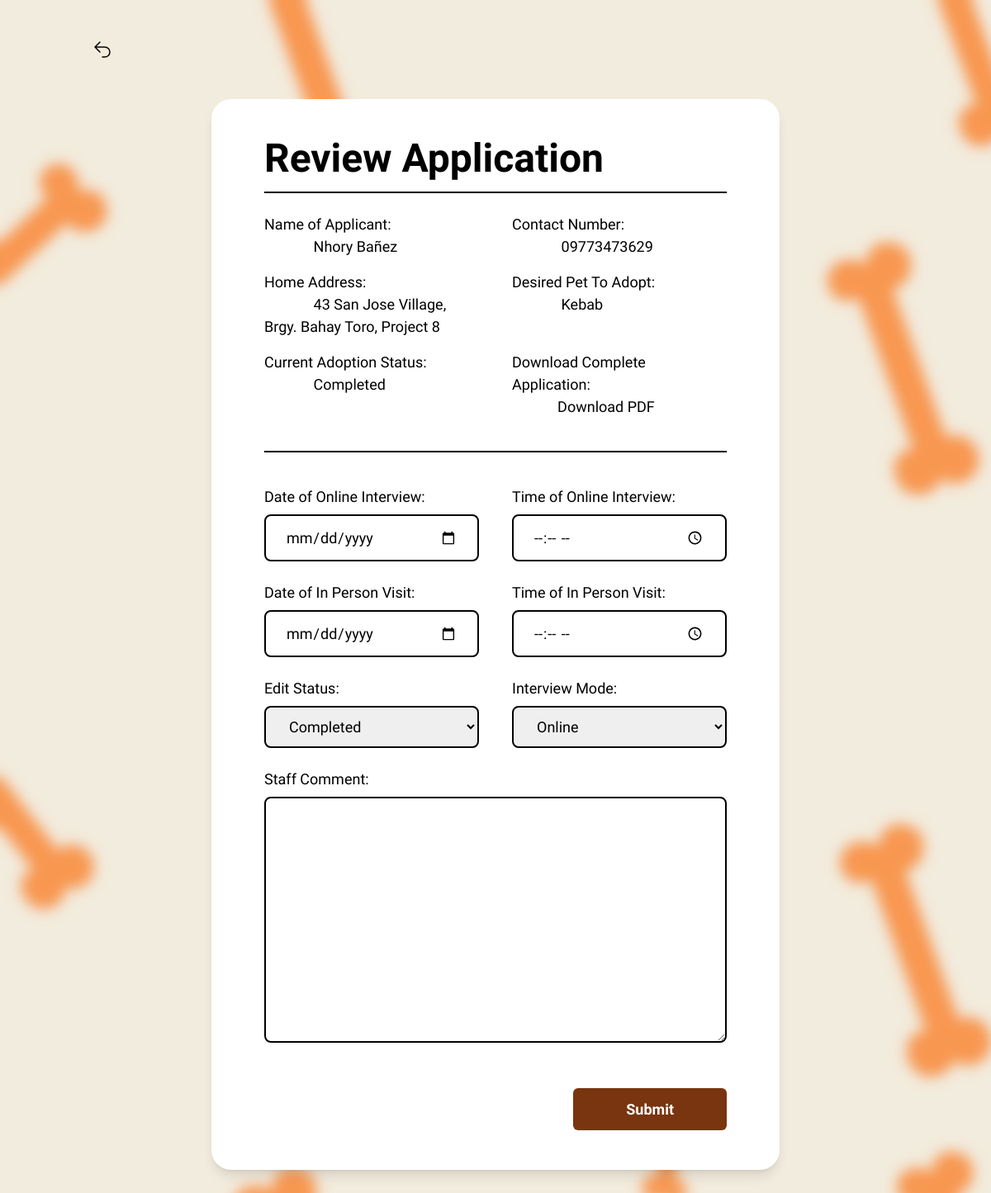
/staff/dashboard/applications/review/APP0001/ (signed in), run on the app's committed database.
### pets/models.py (models this page shows, shortened)
class Application(models.Model):
    applicationId = models.CharField(max_length=10, default=generate_application_key, primary_key=True, unique=True)
    pet = models.ForeignKey(Pet, null=False, on_delete=models.CASCADE)
    user = models.ForeignKey(Users, null=False, on_delete=models.CASCADE)
    adopteeFirstName = models.CharField(max_length=50, null=False, blank=False)
    adopteeLastName = models.CharField(max_length=50, null=False, blank=False)
    adopteeHomeAddress = models.CharField(max_length=300, null=False, blank=False)
    adopteeContactNum = models.CharField(max_length=15, null=False, blank=False)
    picture = models.ImageField(blank=False, null=False, upload_to='static/application_pics', default="static/default.png")
    status = models.CharField(max_length=50, choices=APPLICATION_STATUS ,null=False, blank=False, default="Pending")
    preferredModeOfInterview =  models.CharField(max_length=50, choices=INTERVIEW_MODE ,null=False, blank=False, default="")
    modeOfInterview =  models.CharField(max_length=50, choices=INTERVIEW_MODE ,null=False, blank=False, default="")
    staffComment = models.TextField(max_length=300, null=False, blank=True, default='')
    interviewDate = models.DateField(null=True, blank=True)
    interviewTime = models.TimeField(null=True, default=None, blank=True)
    inPersonVisitDate = models.DateField(null=True, blank=True)
    inPersonVisitTime = models.TimeField(null=True, default=None, blank=True)
    created_at = models.DateTimeField(default=timezone.now)

class Pet(models.Model):
    petId = models.CharField(max_length=10, default=generate_pet_key, primary_key=True, unique=True)
    petName = models.CharField(max_length=50, null=False, blank=False, unique=True)
    animalType = models.CharField(max_length=20, choices=ANIMAL_TYPES_CHOICES, null=False, blank=False)
    breed = models.CharField(max_length=50, null=False, blank=False)
    petAge = models.CharField(max_length=50, null=False, blank=False, choices=PET_AGE_CHOICES)
    petGender = models.CharField(max_length=20, choices=GENDER_CHOICES, null=False, blank=False, default="")
    petSize = models.CharField(max_length=20, choices=PET_SIZE_CHOICES, null=False, blank=False)
    petColor = models.CharField(max_length=20, choices=COLOR_CHOICES, null=False, blank=False, default="")
    petDescription = models.TextField(max_length=500, blank=True, null=True)
    petPersonality = models.CharField(max_length=50, choices=PERSONALITY_CHOICES, blank=False, null=False, default="")
    dateAcquired = models.DateField(blank=False, null=False, default=timezone.now)
    isTrained = models.BooleanField(default=False)
    slug = models.SlugField(unique=True, blank=True)

### staff/decorators.py (the view)
    def _wrapped_view(request, *args, **kwargs):
        if not request.user.is_staff:
            return HttpResponseForbidden("You don't have permission to access this page.")
        return view_func(request, *args, **kwargs)

### pets/models.py (called while the page is built)
def generate_application_key():
    last_record = Application.objects.order_by('-applicationId').first()
    if last_record is not None:
        last_id = int(last_record.applicationId[3:])  # Extract the numeric part of the petId
        new_id = last_id + 1
    else:
        new_id = 1
    return f'APP{str(new_id).zfill(4)}'

### staff/templates/staff/review_application.html (shortened to what this page needs)
<!DOCTYPE html>
<html lang="en">
<head>
    <script src="https://cdn.tailwindcss.com"></script>
</head>
<body style="background-image: url('/static/image/staffbg.png'); background-size: cover;">
    <a href="javascript:history.back()" class="text-black text-2xl font-bold ml-10 my-14" style="font-family: 'Imprima';">
        <button class="mt-10 ml-10 transition ease-in-out delay-150 font-semibold px-8 py-2 rounded-md hover:-translate-y-1 hover:scale-110 duration-300">
            <svg xmlns="http://www.w3.org/2000/svg" fill="none" viewBox="0 0 24 24" stroke-width="1.5" stroke="Black" class="w-6 h-6">
                <path stroke-linecap="round" stroke-linejoin="round" d="M9 15L3 9m0 0l6-6M3 9h12a6 6 0 010 12h-3" />
              </svg>
        </button>
     </a>
    <div class="mx-64 mt-10 mb-20 py-12 px-16 bg-white rounded-3xl shadow-lg">
        <div class="flex justify-between">
            <h1 class=" text-black text-5xl pb-3" style="font-family: 'Imprima'; font-weight: bold;">Review Application</h1>
        </div>
        <p class="border-b-2 mb-6 mt-1 border-black"></p>
        <div class="grid grid-cols-2 gap-x-10 gap-y-4" style="font-family: 'Imprima'; font-size: 18px;">
            <div>
                <h1>Name of Applicant:</h1>
                <h1>&emsp;&emsp;&emsp; {{application.adopteeFirstName}} {{application.adopteeLastName}}</h1>
            </div>
            <div>
                <h1>Contact Number:</h1>
                <h1>&emsp;&emsp;&emsp; {{application.adopteeContactNum}}</h1>
            </div>
            <div>
                <h1>Home Address:</h1>
                <h1>&emsp;&emsp;&emsp; {{application.adopteeHomeAddress}}</h1>
            </div>
            <div>
                <h1>Desired Pet To Adopt:</h1>
                <h1>&emsp;&emsp;&emsp; {{application.pet.petName}}</h1>
            </div>
            <div>
                <h1>Current Adoption Status:</h1>
                <h1>&emsp;&emsp;&emsp; {{application.status}}</h1>
            </div>
            <div>
                <h1>Download Complete Application:</h1>
                &emsp;&emsp;&emsp;<a href="{% url 'generate_application_report' application_id=application.applicationId %}" download>Download PDF</a>
            </div>
        </div>
        <p class="border-b-2 my-10 border-black"></p>
        <form action="" method="POST" enctype="multipart/form-data" class="grid grid-cols-2 gap-x-10 gap-y-4" style="font-family: 'Imprima'; font-size: 18px;">
            <div>
                {{form.interviewDate.label_tag}}
                {{form.interviewDate}}
            </div>
            <div>
                {{form.interviewTime.label_tag}}
                {{form.interviewTime}}
            </div>
            <div>
                {{form.inPersonVisitDate.label_tag}}
                {{form.inPersonVisitDate}}
            </div>
            <div>
                {{form.inPersonVisitTime.label_tag}}
                {{form.inPersonVisitTime}}
            </div>
            <div>
                {{form.status.label_tag}}
                {{form.status}}
            </div>
            <div>
                {{form.modeOfInterview.label_tag}}
                {{form.modeOfInterview}}
            </div>
            <div class="col-span-2">
                {{form.staffComment.label_tag}}
                {{form.staffComment}}
            </div>
            <div></div>
            <div class="flex justify-end">
                <button onclick="confirmAction()" type="submit" class="font-semibold text-white px-16 py-3 mt-6 rounded-md bg-amber-900 hover:bg-yellow-800" onclick="confirmAction()">
                    Submit
                </button>
            </div>
        </form>
    </div>
</body>
</html>

### data on the page
Application: adopteeFirstName "Nhory", adopteeLastName "Bañez", adopteeContactNum "09773473629", adopteeHomeAddress "43 San Jose Village, Brgy. Bahay Toro, Project 8", pet.petName "Kebab", status "Completed"
